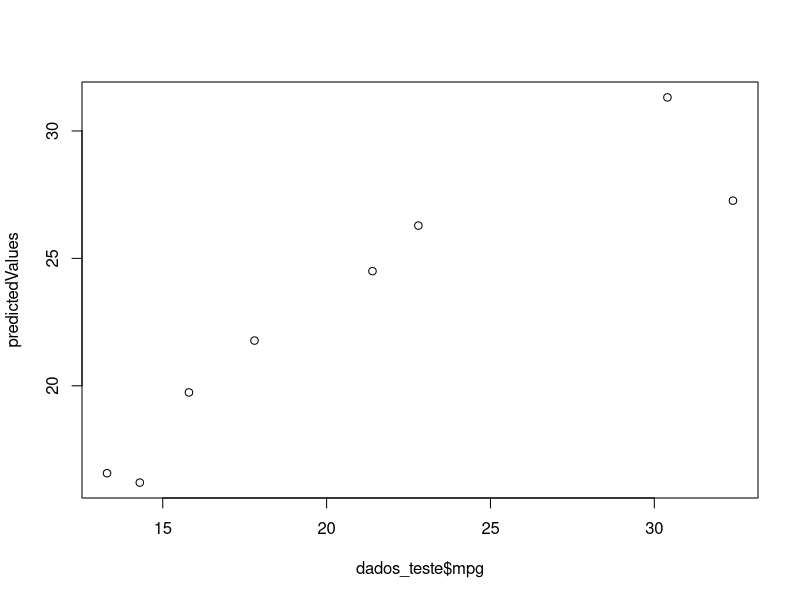
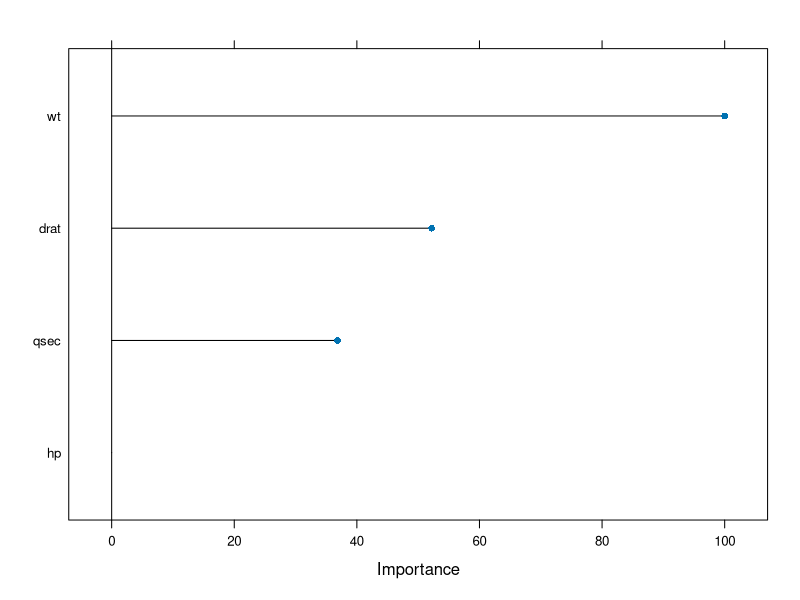

Source code (R) for these figures, in order:
# Usando o Pacote Caret Para Criar Modelos de Machine Learning em R
# http://topepo.github.io/caret/index.html

# Obs: Caso tenha problemas com a acentuação, consulte este link:
# https://support.rstudio.com/hc/en-us/articles/200532197-Character-Encoding

# Configurando o diretório de trabalho
# Coloque entre aspas o diretório de trabalho que você está usando no seu computador
# Não use diretórios com espaço no nome
setwd("~/projects/DataScience/FCD/RAzureML/big_data_r_azure/Mod12")
getwd()

# Instalando os pacotes
#install.packages("caret")
#install.packages("randomForest")

# Carregando os pacotes
library(caret)
library(randomForest)
library(datasets)

# Usando o dataset mtcars
View(mtcars)

# Funcao do Caret para divisao dos dados
?createDataPartition
split <- createDataPartition(y = mtcars$mpg, p = 0.7, list = FALSE)

# Criando dados de treino e de teste
dados_treino <- mtcars[split,]
dados_teste <- mtcars[-split,]

# Treinando o modelo
?train
names(getModelInfo())

# Mostrando a importância das variáveis para a criação do modelo
?varImp

modelol_v1 <- train(mpg ~ ., data = dados_treino, method = "lm")
varImp(modelol_v1)

# Regressão linear
modelol_v1 <- train(mpg ~ wt + hp + qsec + drat, data = dados_treino, method = "lm")

# Random forest
modelol_v2 <- train(mpg ~ wt + hp + qsec + drat, data = dados_treino, method = "rf")

# Resumo do modelo
summary(modelol_v1)
summary(modelol_v2)

# Ajustando o modelo
?expand.grid
?trainControl
controle1 <- trainControl(method = "cv", number = 10)

modelol_v3 <- train(mpg ~ wt + hp + qsec + drat, 
                    data = dados_treino, 
                    method = "lm", 
                    trControl = controle1, 
                    metric = "Rsquared")

# Resumo do modelo
summary(modelol_v3)

# Coletando os residuos
residuals <- resid(modelol_v3)
residuals

# Previsoes
?predict
predictedValues <- predict(modelol_v1, dados_teste)
predictedValues
plot(dados_teste$mpg, predictedValues)

# Plot das variáveis mais relevantes no modelo
plot(varImp(modelol_v1))





